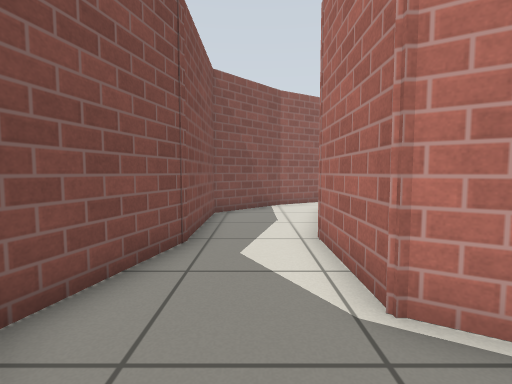
[1] (above)

22 first-person views from a walk through a Gazebo world. The camera is 0.72 m above the floor, tilts 4° down and sees 85° across. The floor is counted in squares, 0.5 m on a side. Each view is taken from the middle of a square. On the plan, view 1 faces up. The plan holds only what a view shows up to about 14 squares ahead; the rest is blank. Simple patterns stand in for the simulator's built-in surfaces.

[2]
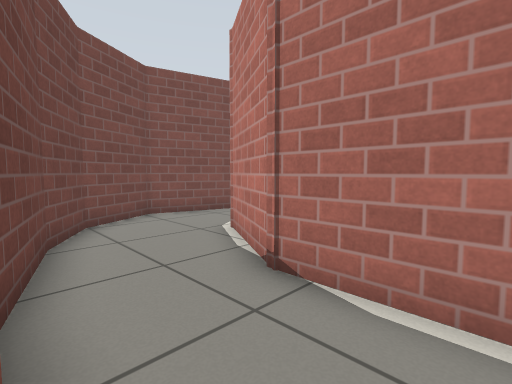

[3]
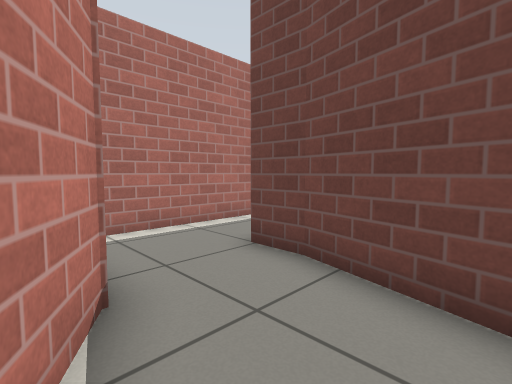

[4]
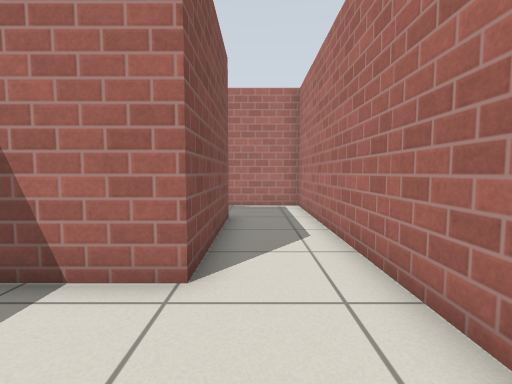

[5]
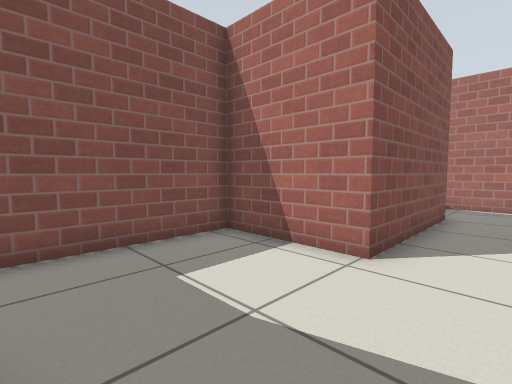

[6]
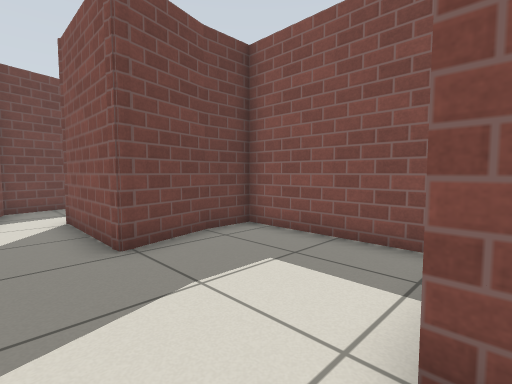

[7]
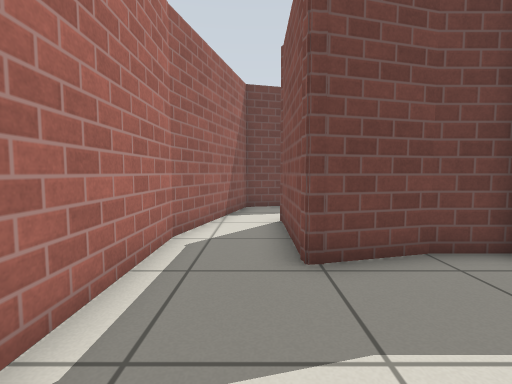

[8]
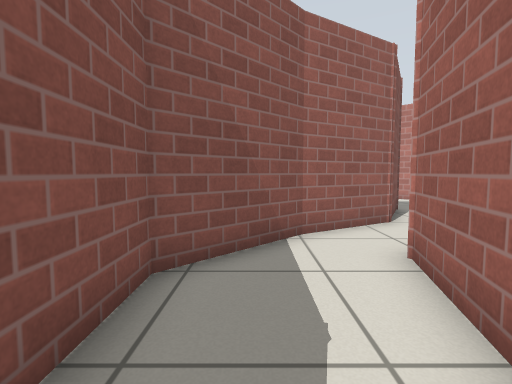

[9]
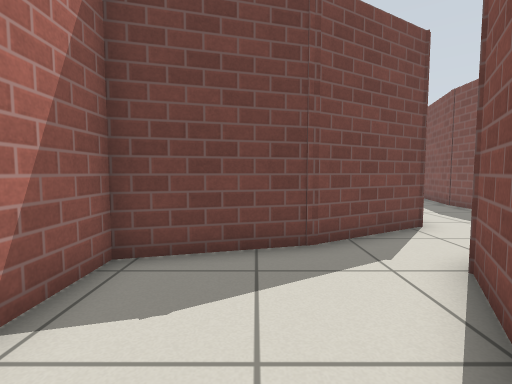

[10]
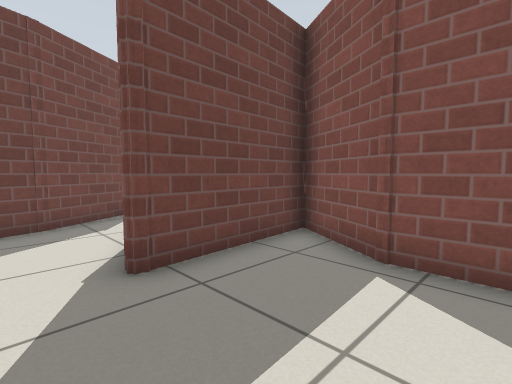

[11]
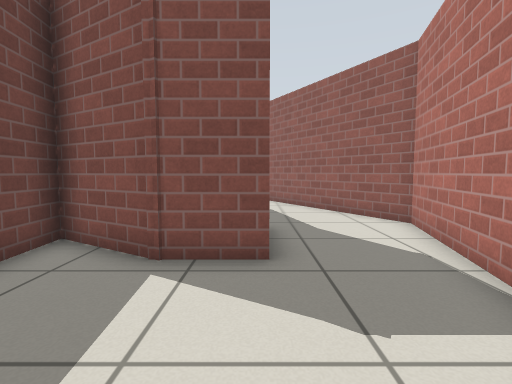

[12]
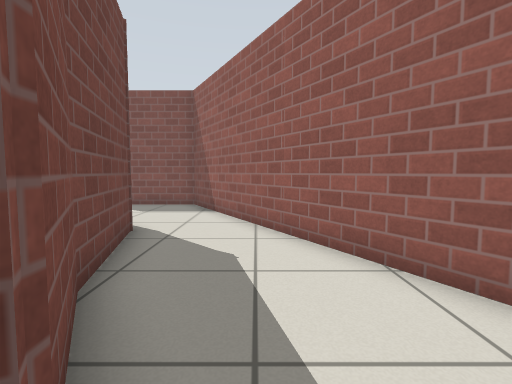

[13]
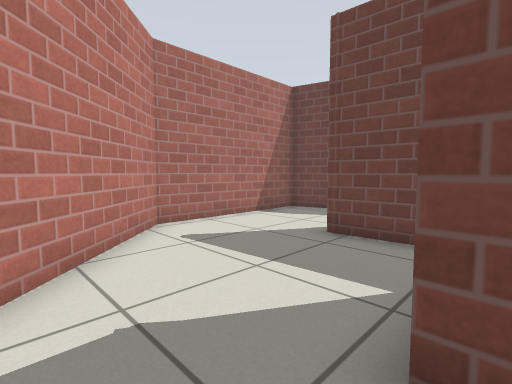

[14]
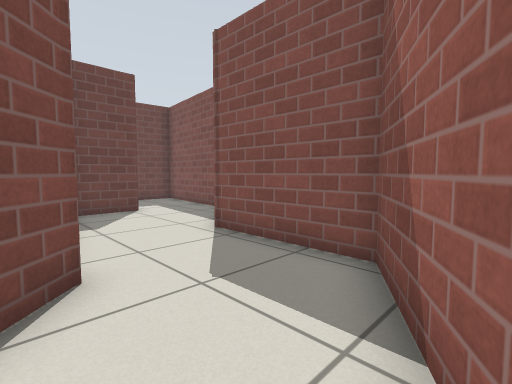

[15]
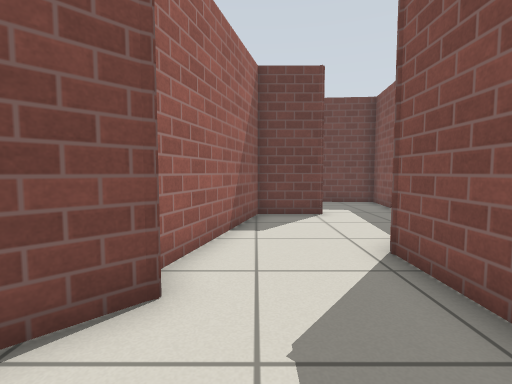

[16]
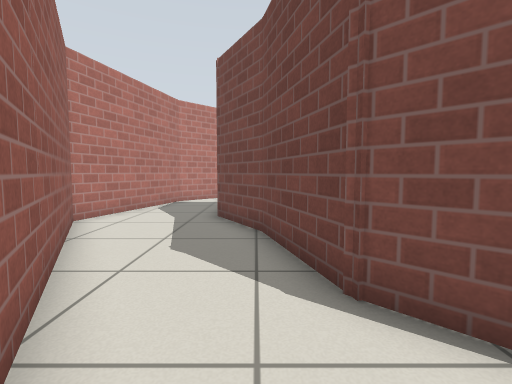

[17]
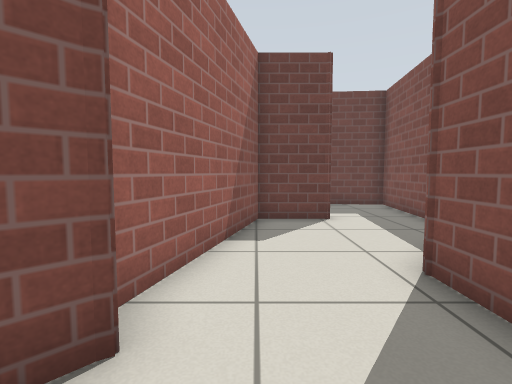

[18]
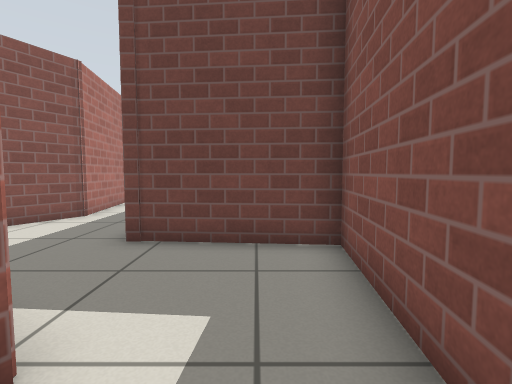

[19]
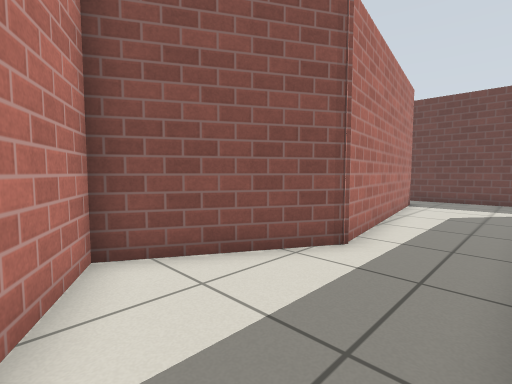

[20]
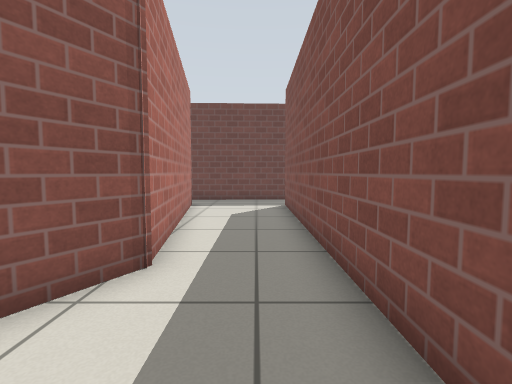

[21]
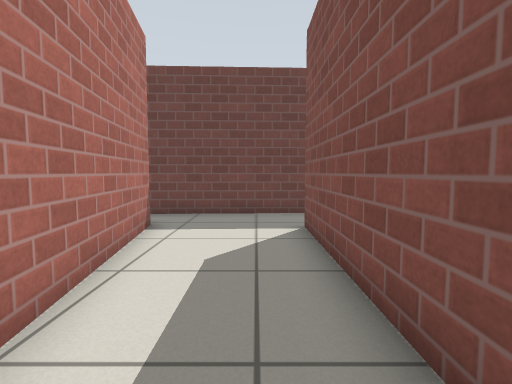

[22]
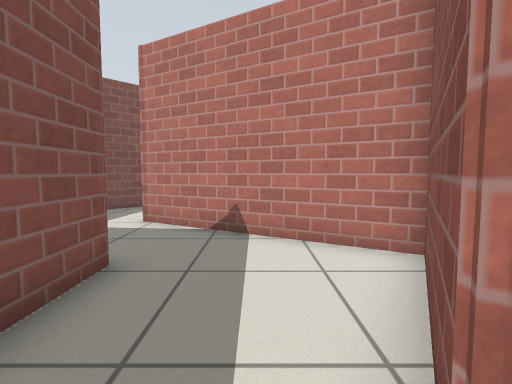

### Floor plan
Points are (right, up) in squares from view 1. A wall is a line through its corners. A room is listed if a view was taken in it or the views show most of it. See-through windows are left out.
Room 1 (views 1, 2, 3, 4, 5, 6, 7)
walls: (5.1, -12.6) (5.1, -16.1); (0.7, -1.1) (3.8, -2) (5.1, -2) (5.1, -7.5) (1.4, -7.5) (1.4, -12.9) (3, -12.9); (2.8, -12.9) (5.2, -12.3) (5.3, -12.6); (7.9, -14.2) (7.9, 1.1) (4.3, 1.1) (1.4, 2.7) (1.4, 6.3); (7.2, -16.7) (7.9, -14.1); (-1.4, 5.9) (-2.4, 2.2) (-1.1, -0.1) (0.8, -1.1)
ways out: opening at (0, 5) to room 2; opening at (6, -16)
Room 2 (view 8)
walls: (1.9, 8) (2.6, 10.7) (4.1, 11.6); (1.1, 12.5) (-1.5, 9.9) (-1.5, 5.5); (3, 13.5) (1, 12.4)
ways out: opening at (0, 5) to room 1
Room 3 (views 9, 10, 11, 12, 13, 14, 15, 16, 17)
walls: (-2.4, 19.8) (0.2, 21.3); (2, 21.2) (2.5, 21.2) (2.5, 19.3) (1, 16.8) (5.5, 17.1) (5.5, 16.9) (3.9, 14) (3, 13.5); (-8, 16.8) (-5.9, 18.9) (-2.2, 19.9); (4.1, 11.6) (6.1, 12.7); (5.7, 12.5) (9.4, 13.5) (9.4, 19.5) (5.1, 23.8) (-0.8, 25.4) (-11.4, 19.3) (-11.4, 15); (-11.2, 10.4) (-9.1, 10.4) (-7.5, 16.2)
ways out: opening at (-11, 12) to room 4
Room 4 (views 18, 19, 20, 21, 22)
walls: (-6.1, -5.6) (-7.4, 2.8) (-5.1, 6.8) (-11.4, 10.2) (-11.2, 10.4); (-10.8, -7.8) (-5.2, -7.6); (-14.2, 11.4) (-14.7, 6.5) (-10.3, 6.2) (-10.3, -5.2); (-12.7, 13.8) (-13.8, 12.7)
ways out: opening at (-11, 12) to room 3

Where each view was taken, in squares from view 1:
view 1: 0 up, 0 right, facing up
view 2: 2 down, 7 right, facing up-left
view 3: 2 up, 1 right, facing down-right
view 4: 11 down, 6 right, facing up
view 5: 12 down, 7 right, facing up-left
view 6: 7 down, 7 right, facing down-left
view 7: 8 down, 6 right, facing down
view 8: 6 up, 0 right, facing up
view 9: 18 up, 7 right, facing down
view 10: 21 up, 7 right, facing down-left
view 11: 21 up, 7 right, facing left
view 12: 22 up, 1 right, facing left
view 13: 23 up, 2 right, facing down-right
view 14: 21 up, 7 left, facing down-left
view 15: 20 up, 9 left, facing down
view 16: 20 up, 9 left, facing right
view 17: 19 up, 9 left, facing down
view 18: 12 up, 13 left, facing down
view 19: 8 up, 10 left, facing down-right
view 20: 7 up, 9 left, facing down
view 21: 2 up, 9 left, facing down
view 22: 2 up, 8 left, facing up
